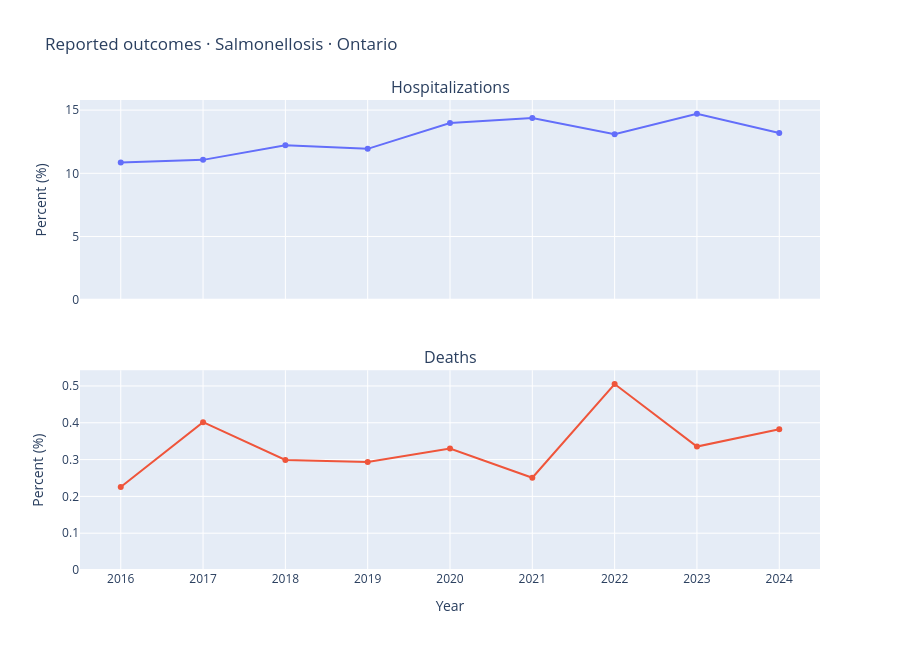

Notebook code cell kept with this figure:
### Markdown cell above
## 08 | Outcomes: hospitalization and deaths, independent scale

Outcome records are from a **separate Ontario-only source**. Show only provided disease/outcome combinations; missing combinations are not zero. Percentages are descriptive proportions among reported cases.

### Code cell
OUTCOME_DISEASE = "Salmonellosis"
out = outcomes.loc[
    outcomes["Public health unit"].eq("Ontario")
    & outcomes["Disease"].eq(OUTCOME_DISEASE)
    & outcomes["Year"].between(START_YEAR, END_YEAR)
    & outcomes["Outcome"].isin(["Hospitalizations", "Deaths"])
].copy()
if out.empty:
    print("No selected outcome data available.")
else:
    from plotly.subplots import make_subplots
    fig = make_subplots(rows=2, cols=1, shared_xaxes=True,
                        subplot_titles=("Hospitalizations", "Deaths"), vertical_spacing=.15)
    for i, label in enumerate(["Hospitalizations", "Deaths"], start=1):
        part = out.loc[out["Outcome"].eq(label)].sort_values("Year")
        fig.add_scatter(x=part["Year"], y=part["Percent of cases with outcome"],
                        mode="lines+markers", name=label, row=i, col=1)
        fig.update_yaxes(title_text="Percent (%)", rangemode="tozero", row=i, col=1)
    fig.update_layout(height=650, showlegend=False, title=f"Reported outcomes · {OUTCOME_DISEASE} · Ontario")
    fig.update_xaxes(title_text="Year", row=2, col=1, dtick=1)
    fig.show()
    display(out[["Year", "Outcome", "Cases with outcome", "Total cases", "Percent of cases with outcome"]].head(12))

### Figure 1 — Plotly figure (JSON) as saved in the notebook; plotly's stock layout.template omitted (floating-point values rounded to 4 significant figures)
{"data": [{"mode": "lines+markers", "name": "Hospitalizations", "type": "scatter", "x": [2016, 2017, 2018, 2019, 2020, 2021, 2022, 2023, 2024], "xaxis": "x", "y": [10.86, 11.06, 12.22, 11.93, 13.98, 14.37, 13.08, 14.71, 13.19], "yaxis": "y"}, {"mode": "lines+markers", "name": "Deaths", "type": "scatter", "x": [2016, 2017, 2018, 2019, 2020, 2021, 2022, 2023, 2024], "xaxis": "x2", "y": [0.2255, 0.4016, 0.2988, 0.2931, 0.3298, 0.2506, 0.5053, 0.3353, 0.3823], "yaxis": "y2"}], "layout": {"annotations": [{"font": {"size": 16}, "showarrow": false, "text": "Hospitalizations", "x": 0.5, "xanchor": "center", "xref": "paper", "y": 1, "yanchor": "bottom", "yref": "paper"}, {"font": {"size": 16}, "showarrow": false, "text": "Deaths", "x": 0.5, "xanchor": "center", "xref": "paper", "y": 0.425, "yanchor": "bottom", "yref": "paper"}], "height": 650, "showlegend": false, "title": {"text": "Reported outcomes · Salmonellosis · Ontario"}, "xaxis": {"anchor": "y", "domain": [0, 1], "matches": "x2", "showticklabels": false}, "xaxis2": {"anchor": "y2", "domain": [0, 1], "dtick": 1, "title": {"text": "Year"}}, "yaxis": {"anchor": "x", "domain": [0.575, 1], "rangemode": "tozero", "title": {"text": "Percent (%)"}}, "yaxis2": {"anchor": "x2", "domain": [0, 0.425], "rangemode": "tozero", "title": {"text": "Percent (%)"}}}}
